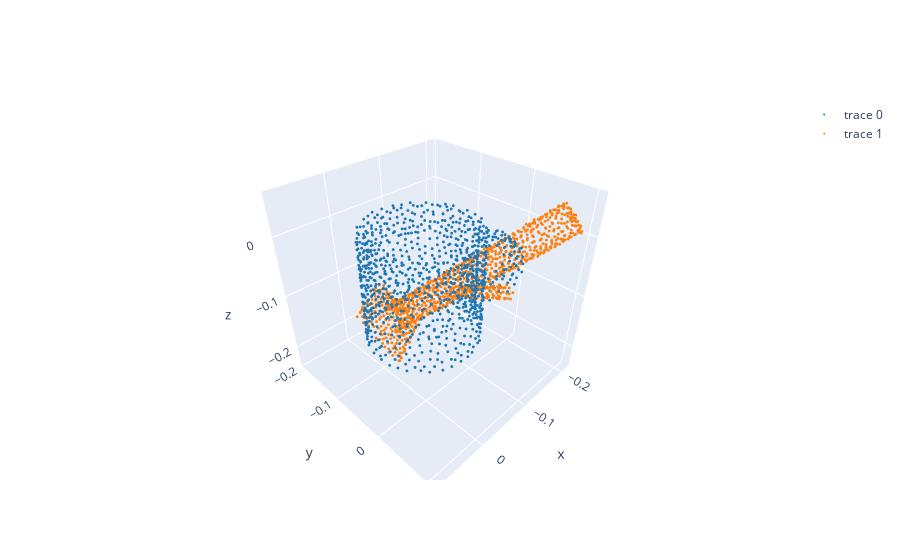

The code cell stored with this chart in its notebook:
### Code cell
plot_multi([points_action,
           T_pred_negative_transform.transform_points(points_anchor)])

### Figure 1 — Plotly figure (JSON) as saved in the notebook; plotly's stock layout.template omitted (floating-point values rounded to 4 significant figures; data arrays with more than 128 entries replaced by an {"elided": "..."} marker saying what was removed)
{"data": [{"marker": {"color": "#1f77b4", "size": 1, "symbol": "circle"}, "mode": "markers", "type": "scatter3d", "x": {"elided": "1024 float values"}, "y": {"elided": "1024 float values"}, "z": {"elided": "1024 float values"}}, {"marker": {"color": "#ff7f0e", "size": 1, "symbol": "circle"}, "mode": "markers", "type": "scatter3d", "x": {"elided": "1024 float values"}, "y": {"elided": "1024 float values"}, "z": {"elided": "1024 float values"}}], "layout": {"scene": {"aspectmode": "data"}}}
